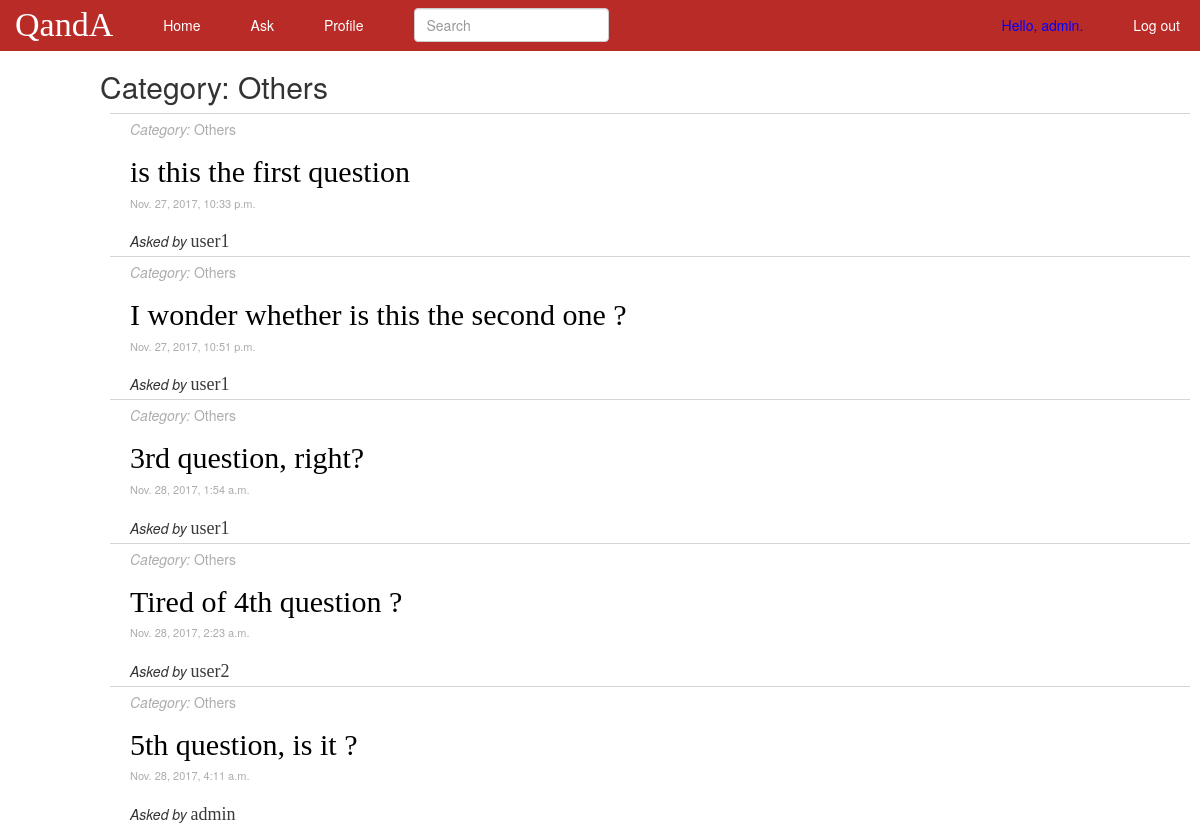
The app's page /category/Others/ (signed in), older data.
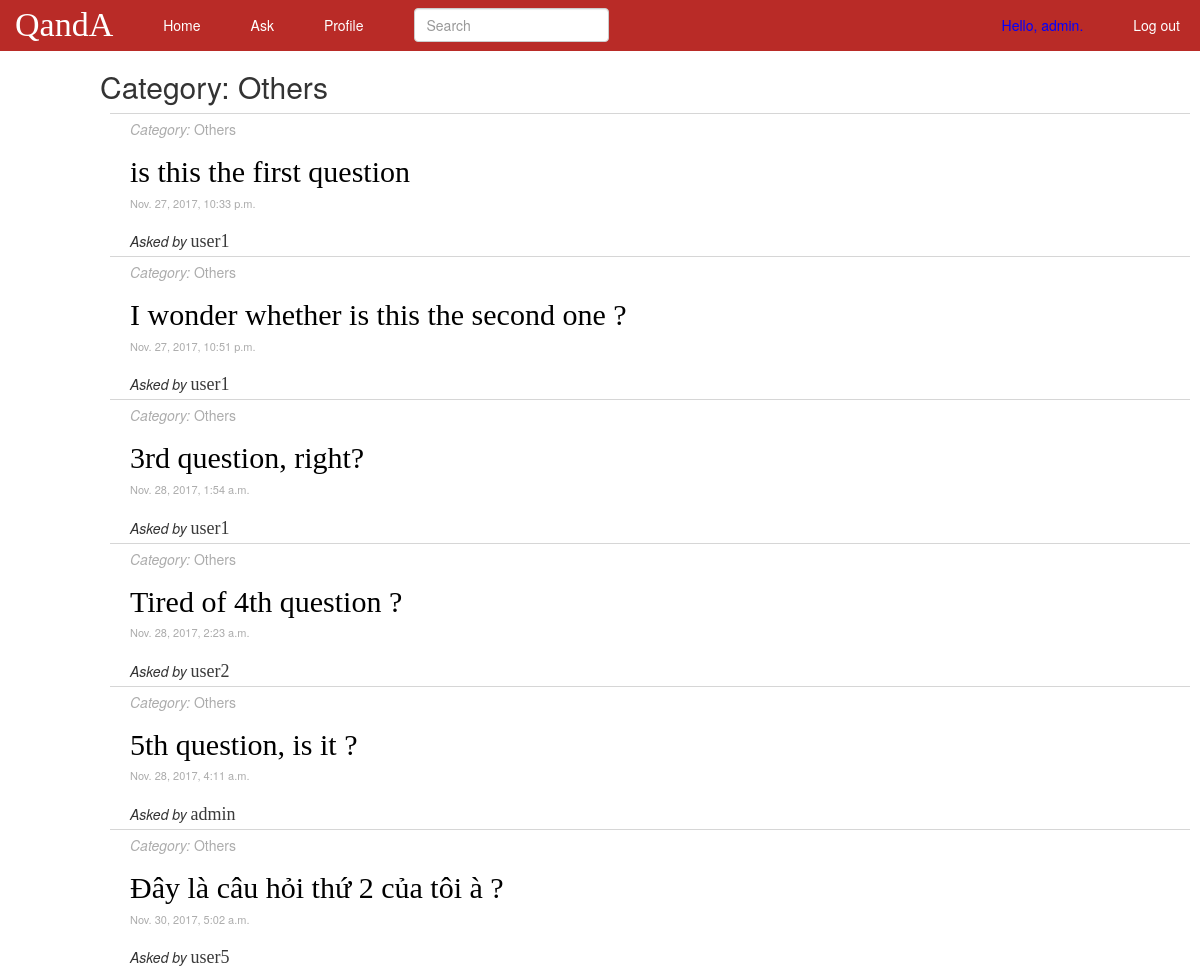
The same page, newer data.
### polls/models.py (models this page shows, shortened)
class Question(models.Model):
	content = models.CharField(max_length=200)
	category = models.CharField(max_length=30, null=True)
	time = models.DateTimeField('date asked')
	user = models.ForeignKey(User, on_delete=models.CASCADE, related_name="creator")
	followers = models.ManyToManyField(User, related_name="followers")

### polls/views.py (the view)
# urls.py: url(r'^category/(?P<category>\w+)/$', views.category, name='category'),
@login_required
def category(request, category):
	questions = Question.objects.filter(category=category)
	context = {'category' : category, 'questions' : questions}
	return render(request, 'polls/category.html', context)

### polls/templates/polls/category.html
{% extends "polls/base.html" %}
{% load static%}
{% block content %}
	<div class="container-fluid" id="mainview">
		<h2> Category: {{ category }} </h2>
		{% include 'polls/questions.html' with questions=questions %}
	</div>
{% endblock content %}

### polls/templates/polls/questions.html
{% load static %}
{% for question in questions %}
	<div class="content-wrapper">
		<div><a href="{% url 'polls:category' question.category %}" class="category"><i>Category:</i> {{question.category}}</a></div>
		<h2><a href="{% url 'polls:details' question.id %}" class="accent-text question-text">{{question.content}}</a></h2>
		<div class="time">{{question.time}}</div>
		<br>
		<div><span class="tagging-text">Asked by </span><a href="{% url 'polls:profile' question.user.id %}" class="accent-text username">{{question.user.username}}</a></div>
	</div>
{% endfor %}

Row changes from the older to the newer data that the page shows:
added Question: category "Others", content "Đây là câu hỏi thứ 2 của tôi à ?", time "Nov. 30, 2017, 5:02 a.m.", user.username "user5"
